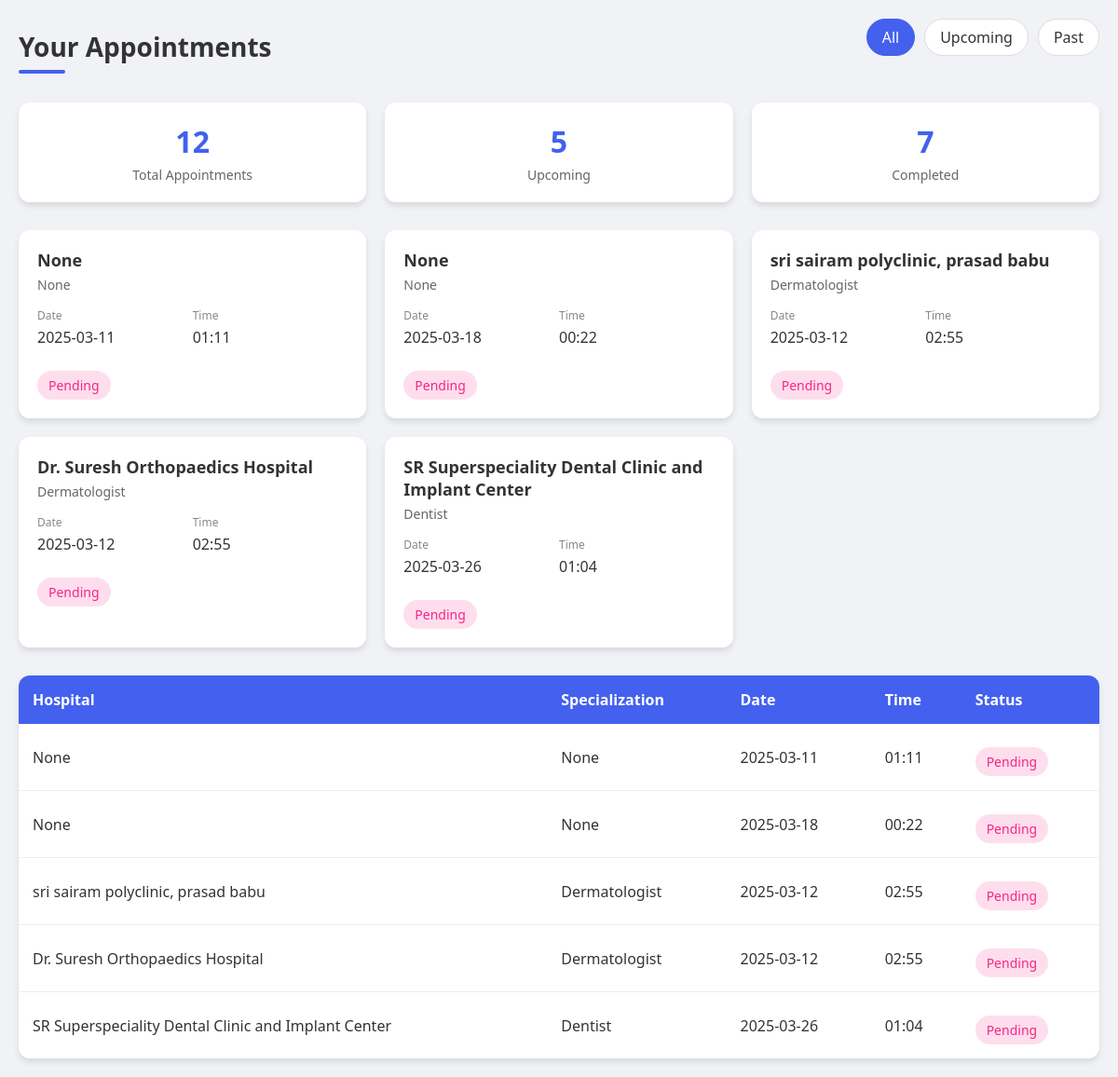
The app's page /appointments (signed in) with its own data.
### tables this page shows
CREATE TABLE "appointments" (
    id INTEGER PRIMARY KEY AUTOINCREMENT,
    user_id INTEGER,
    doctor_name TEXT,
    hospital_name TEXT,
    specialization TEXT,
    date TEXT,
    time TEXT,
    status TEXT DEFAULT 'Pending',
    reminder_sent INTEGER DEFAULT 0,
    FOREIGN KEY(user_id) REFERENCES users(id)
);

### app.py (the view)
@app.route('/appointments')
def appointments():
    if 'user_id' not in session:
        return redirect(url_for('login'))
    conn = get_db_connection()
    cur = conn.cursor()
    cur.execute('''
        SELECT id, hospital_name, specialization, date, time, status
        FROM appointments
        WHERE user_id=?
    ''', (session['user_id'],))
    appointments = cur.fetchall()
    conn.close()
    return render_template('appointments.html', appointments=appointments)

### app.py (called while the page is built)
def get_db_connection():
    conn = sqlite3.connect(DATABASE)
    conn.row_factory = sqlite3.Row
    return conn

### templates/appointments.html (shortened to what this page needs)
<!DOCTYPE html>
<html lang="en">
<head>
</head>
<body>
    <div class="dashboard-container">
        <div class="dashboard-header">
            <h1 class="dashboard-title">Your Appointments</h1>
            <div class="pills-container">
                <div class="filter-pill active">All</div>
                <div class="filter-pill">Upcoming</div>
                <div class="filter-pill">Past</div>
            </div>
        </div>
        <div class="summary-boxes">
            <div class="summary-box">
                <div class="summary-value">12</div>
                <div class="summary-label">Total Appointments</div>
            </div>
            <div class="summary-box">
                <div class="summary-value">5</div>
                <div class="summary-label">Upcoming</div>
            </div>
            <div class="summary-box">
                <div class="summary-value">7</div>
                <div class="summary-label">Completed</div>
            </div>
        </div>
        <div class="appointments-grid">
            {% for appointment in appointments %}
            <div class="appointment-card">
                <div class="hospital-name">{{ appointment['hospital_name'] }}</div>
                <div class="specialization">{{ appointment['specialization'] }}</div>
                <div class="appointment-details">
                    <div class="detail-column">
                        <div class="detail-label">Date</div>
                        <div class="detail-value">{{ appointment['date'] }}</div>
                    </div>
                    <div class="detail-column">
                        <div class="detail-label">Time</div>
                        <div class="detail-value">{{ appointment['time'] }}</div>
                    </div>
                </div>
                {% if appointment['status'] == 'Confirmed' %}
                    <div class="appointment-status status-confirmed">{{ appointment['status'] }}</div>
                {% elif appointment['status'] == 'Pending' %}
                    <div class="appointment-status status-pending">{{ appointment['status'] }}</div>
                {% elif appointment['status'] == 'Canceled' %}
                    <div class="appointment-status status-canceled">{{ appointment['status'] }}</div>
                {% else %}
                    <div class="appointment-status">{{ appointment['status'] }}</div>
                {% endif %}
            </div>
            {% endfor %}
        </div>
        <table class="appointments-table">
            <thead>
                <tr>
                    <th>Hospital</th>
                    <th>Specialization</th>
                    <th>Date</th>
                    <th>Time</th>
                    <th>Status</th>
                </tr>
            </thead>
            <tbody>
                {% for appointment in appointments %}
                <tr>
                    <td>{{ appointment['hospital_name'] }}</td>
                    <td>{{ appointment['specialization'] }}</td>
                    <td>{{ appointment['date'] }}</td>
                    <td>{{ appointment['time'] }}</td>
                    <td>
                        {% if appointment['status'] == 'Confirmed' %}
                            <div class="appointment-status status-confirmed">{{ appointment['status'] }}</div>
                        {% elif appointment['status'] == 'Pending' %}
                            <div class="appointment-status status-pending">{{ appointment['status'] }}</div>
                        {% elif appointment['status'] == 'Canceled' %}
                            <div class="appointment-status status-canceled">{{ appointment['status'] }}</div>
                        {% else %}
                            <div class="appointment-status">{{ appointment['status'] }}</div>
                        {% endif %}
                    </td>
                </tr>
                {% endfor %}
            </tbody>
        </table>
    </div>
</body>
</html>

### templates/appointments.html (style rules this page uses)
:root { --primary: #4361ee; --secondary: #3f37c9; --success: #4cc9f0; --pending: #f72585; --canceled: #b5179e; --light-bg: #f8f9fa; --card-shadow: 0 4px 6px rgba(0, 0, 0, 0.1); }
* { margin: 0; padding: 0; box-sizing: border-box; font-family: 'Segoe UI', Tahoma, Geneva, Verdana, sans-serif; }
body { background-color: #f0f2f5; color: #333; padding: 20px; }
.dashboard-container { max-width: 1200px; margin: 0 auto; }
.dashboard-header { display: flex; justify-content: space-between; align-items: center; margin-bottom: 30px; }
.dashboard-title { font-size: 28px; font-weight: 700; color: #333; position: relative; }
.dashboard-title::after { content: ""; position: absolute; left: 0; bottom: -10px; width: 50px; height: 4px; background: var(--primary); border-radius: 2px; }
.appointments-grid { display: grid; grid-template-columns: repeat(auto-fill, minmax(300px, 1fr)); gap: 20px; margin-bottom: 30px; }
.appointment-card { background: white; border-radius: 12px; padding: 20px; box-shadow: var(--card-shadow); transition: transform 0.2s, box-shadow 0.2s; }
.hospital-name { font-size: 18px; font-weight: 600; margin-bottom: 5px; color: #333; }
.specialization { font-size: 14px; color: #666; margin-bottom: 15px; }
.appointment-details { display: flex; margin-bottom: 15px; }
.detail-column { flex: 1; }
.detail-label { font-size: 12px; color: #888; margin-bottom: 4px; }
.detail-value { font-size: 16px; font-weight: 500; }
.appointment-status { display: inline-block; padding: 6px 12px; border-radius: 20px; font-size: 14px; font-weight: 500; text-align: center; margin-top: 10px; }
.status-pending { background-color: rgba(247, 37, 133, 0.15); color: var(--pending); }
.appointments-table { width: 100%; border-collapse: collapse; margin-top: 30px; background: white; border-radius: 12px; overflow: hidden; box-shadow: var(--card-shadow); }
.appointments-table thead { background-color: var(--primary); color: white; }
.appointments-table th { padding: 15px; text-align: left; font-weight: 600; }
.appointments-table td { padding: 15px; border-bottom: 1px solid #eee; }
.appointments-table tr:last-child td { border-bottom: none; }
.pills-container { display: flex; gap: 10px; margin-bottom: 20px; }
.filter-pill { padding: 8px 16px; background-color: white; border: 1px solid #ddd; border-radius: 20px; cursor: pointer; transition: all 0.2s; }
.filter-pill:hover, .filter-pill.active { background-color: var(--primary); color: white; border-color: var(--primary); }
.summary-boxes { display: flex; gap: 20px; margin-bottom: 30px; }
.summary-box { flex: 1; background: white; border-radius: 12px; padding: 20px; box-shadow: var(--card-shadow); text-align: center; }
.summary-value { font-size: 32px; font-weight: 700; margin-bottom: 5px; color: var(--primary); }
.summary-label { font-size: 14px; color: #666; }

### records on screen
appointments: hospital_name "None", specialization "None", date "2025-03-11", time "01:11", status "Pending"
appointments: hospital_name "None", specialization "None", date "2025-03-18", time "00:22", status "Pending"
appointments: hospital_name "sri sairam polyclinic, prasad babu", specialization "Dermatologist", date "2025-03-12", time "02:55", status "Pending"
appointments: hospital_name "Dr. Suresh Orthopaedics Hospital", specialization "Dermatologist", date "2025-03-12", time "02:55", status "Pending"
appointments: hospital_name "SR Superspeciality Dental Clinic and Implant Center", specialization "Dentist", date "2025-03-26", time "01:04", status "Pending"
